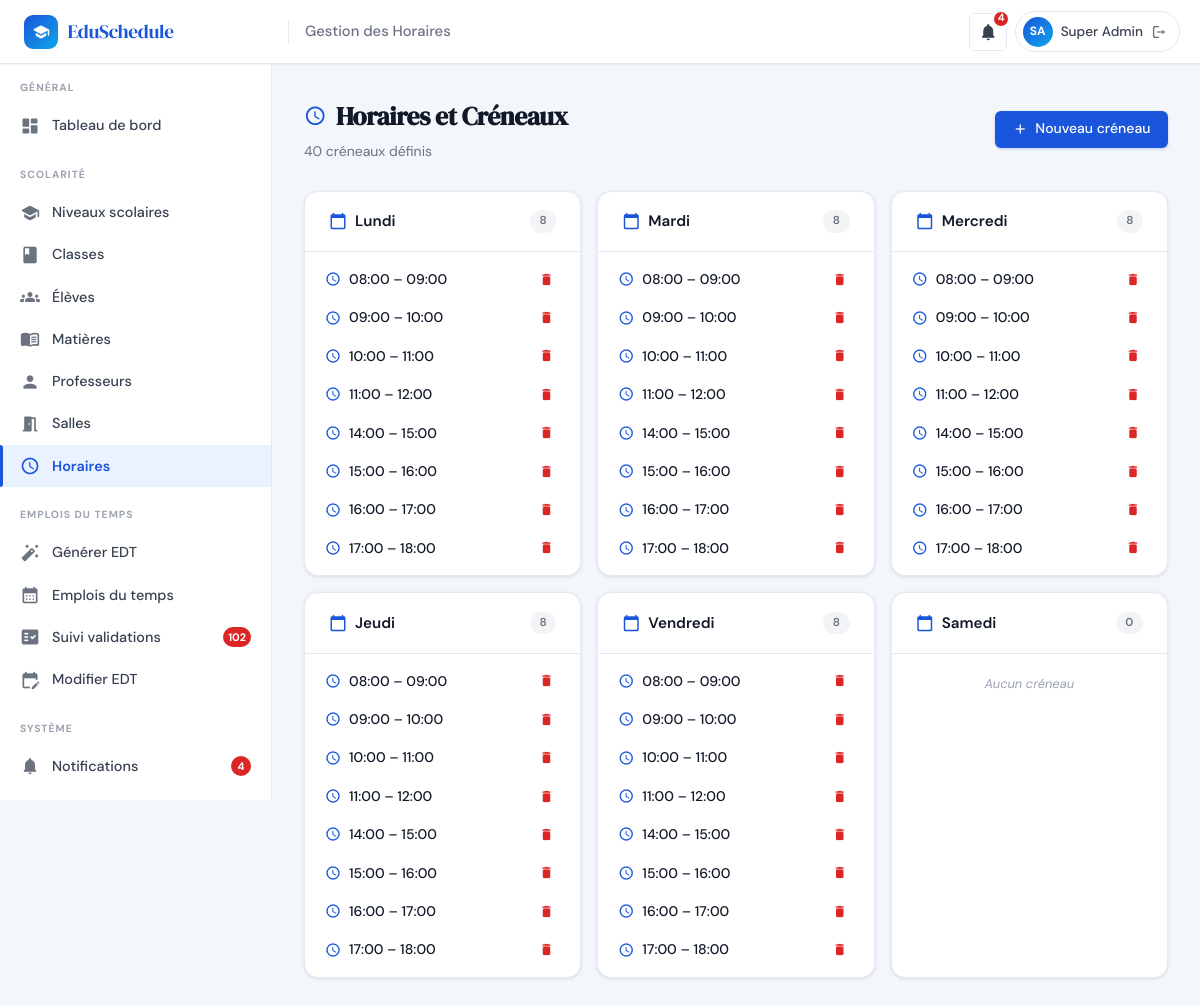
Page /admin/horaires.php (signed in) on the committed database.
### tables this page shows
CREATE TABLE IF NOT EXISTS `utilisateurs` (
  `id`            INT(11)      NOT NULL AUTO_INCREMENT,
  `nom`           VARCHAR(100) NOT NULL,
  `prenom`        VARCHAR(100) NOT NULL,
  `email`         VARCHAR(191) NOT NULL,
  `mot_de_passe`  VARCHAR(255) NOT NULL,
  `role`          ENUM('admin','professeur','eleve') NOT NULL DEFAULT 'eleve',
  `statut`        ENUM('actif','inactif')             NOT NULL DEFAULT 'actif',
  `id_classe`     INT(11)      DEFAULT NULL,
  `date_creation` TIMESTAMP    NOT NULL DEFAULT CURRENT_TIMESTAMP,
  PRIMARY KEY (`id`),
  UNIQUE KEY `uq_email` (`email`),
  KEY `id_classe` (`id_classe`),
  CONSTRAINT `utilisateurs_ibfk_1`
    FOREIGN KEY (`id_classe`) REFERENCES `classes` (`id`) ON DELETE SET NULL
);

CREATE TABLE IF NOT EXISTS `creneaux` (
  `id`          INT(11) NOT NULL AUTO_INCREMENT,
  `jour`        ENUM('Lundi','Mardi','Mercredi','Jeudi','Vendredi','Samedi') NOT NULL,
  `heure_debut` TIME    NOT NULL,
  `heure_fin`   TIME    NOT NULL,
  PRIMARY KEY (`id`),
  UNIQUE KEY `uq_creneau` (`jour`,`heure_debut`,`heure_fin`)
);

### includes/functions.php (called while the page is built, shortened)
<?php
require_once __DIR__ . '/db.php';
function h(string $str): string {
    return htmlspecialchars($str, ENT_QUOTES, 'UTF-8');
}
function countNotificationsNonLues(int $userId): int {
    $stmt = getDB()->prepare('SELECT COUNT(*) FROM notifications WHERE id_utilisateur=? AND est_lu=0');
    $stmt->execute([$userId]);
    return (int)$stmt->fetchColumn();
}
function getCreneaux(): array {
    return getDB()->query("SELECT * FROM creneaux ORDER BY FIELD(jour,'Lundi','Mardi','Mercredi','Jeudi','Vendredi','Samedi'),heure_debut")->fetchAll();
}
function getJoursSemaine(): array {
    return ['Lundi', 'Mardi', 'Mercredi', 'Jeudi', 'Vendredi', 'Samedi'];
}
function formatHeure(string $time): string {
    return substr($time, 0, 5);
}

### includes/auth.php (called while the page is built, shortened)
<?php
function isLoggedIn(): bool {
    return !empty($_SESSION['user_id']);
}
function getCurrentUser(): ?array {
    static $user = null;
    if ($user === null) {
        $stmt = getDB()->prepare('SELECT * FROM utilisateurs WHERE id=? AND statut="actif" LIMIT 1');
        $stmt->execute([$_SESSION['user_id']]);
        $user = $stmt->fetch() ?: null;
    }
    return $user;
}
function getUserInitials(array $user): string {
    return strtoupper(substr($user['prenom'], 0, 1) . substr($user['nom'], 0, 1));
}

### includes/db.php (called while the page is built, shortened)
<?php
function getDB(): PDO {
    static $pdo = null;
    if ($pdo === null) {
        $dsn = 'mysql:host=' . DB_HOST . ';dbname=' . DB_NAME . ';charset=' . DB_CHARSET;
        $options = [
            PDO::ATTR_ERRMODE            => PDO::ERRMODE_EXCEPTION,
            PDO::ATTR_DEFAULT_FETCH_MODE => PDO::FETCH_ASSOC,
            PDO::ATTR_EMULATE_PREPARES   => false,
        ];
        try {
            $pdo = new PDO($dsn, DB_USER, DB_PASS, $options);
        } catch (PDOException $e) {
            http_response_code(500);
            $msg = (getenv('APP_ENV') === 'production')
                ? 'Service temporairement indisponible.'
                : 'Connexion BDD impossible : ' . $e->getMessage();
            die(json_encode(['error' => $msg]));
        }
    }
    return $pdo;
}

### admin/horaires.php (the view, shortened to what this page needs)
<?php
require_once __DIR__ . '/../includes/db.php';
require_once __DIR__ . '/../includes/auth.php';
require_once __DIR__ . '/../includes/functions.php';
$currentUser = getCurrentUser();
$creneaux = getCreneaux();
$jours    = getJoursSemaine();
$parJour = array_fill_keys($jours, []);
foreach ($creneaux as $cr) { $parJour[$cr['jour']][] = $cr; }
$pageTitle = 'Gestion des Horaires'; $activeMenu = 'horaires';
include __DIR__ . '/../includes/header.php';
include __DIR__ . '/../includes/sidebar_admin.php';
?>
<div class="main-content">
  <div class="page-header">
    <div class="page-header-left">
      <h1 class="page-title"><span class="material-icons-round">schedule</span> Horaires et Créneaux</h1>
      <p class="page-subtitle"><?= count($creneaux) ?> créneau<?= count($creneaux)>1?'x':'' ?> défini<?= count($creneaux)>1?'s':'' ?></p>
    </div>
    <button class="btn btn-primary" onclick="openModal('modalAdd')">
      <span class="material-icons-round">add</span> Nouveau créneau
    </button>
  </div>
  <div style="display:grid;grid-template-columns:repeat(auto-fill,minmax(220px,1fr));gap:1rem">
    <?php foreach ($jours as $jour): ?>
    <div class="card">
      <div class="card-header">
        <div class="card-header-title"><span class="material-icons-round">calendar_today</span> <?= $jour ?></div>
        <span class="badge badge-secondary"><?= count($parJour[$jour]) ?></span>
      </div>
      <div class="card-body" style="padding:.5rem">
        <?php if (empty($parJour[$jour])): ?>
        <div style="padding:.75rem;text-align:center;font-size:.8rem;color:var(--text-light);font-style:italic">Aucun créneau</div>
        <?php else: foreach ($parJour[$jour] as $cr): ?>
        <div style="display:flex;align-items:center;justify-content:space-between;padding:.5rem .75rem;border-radius:var(--radius-sm);transition:background var(--transition)" onmouseenter="this.style.background='var(--bg)'" onmouseleave="this.style.background=''">
          <div style="display:flex;align-items:center;gap:.5rem">
            <span class="material-icons-round" style="font-size:16px;color:var(--primary)">schedule</span>
            <span style="font-size:.875rem;font-weight:500"><?= formatHeure($cr['heure_debut']) ?> – <?= formatHeure($cr['heure_fin']) ?></span>
          </div>
          <button class="btn btn-sm btn-ghost" onclick="confirmDelCr(<?= $cr['id'] ?>,'<?= $jour ?> <?= formatHeure($cr['heure_debut']) ?>–<?= formatHeure($cr['heure_fin']) ?>')" style="padding:.2rem .4rem">
            <span class="material-icons-round" style="font-size:15px;color:var(--danger)">delete</span>
          </button>
        </div>
        <?php endforeach; endif; ?>
      </div>
    </div>
    <?php endforeach; ?>
  </div>
</div>
</body></html>

### includes/header.php (shortened to what this page needs)
<?php
require_once __DIR__ . '/functions.php';
require_once __DIR__ . '/auth.php';
$currentUser = getCurrentUser();
$notifCount  = $currentUser ? countNotificationsNonLues($currentUser['id']) : 0;
$pageTitle   = $pageTitle  ?? APP_NAME;
$initials    = $currentUser ? getUserInitials($currentUser) : '?';
$userName    = $currentUser ? ($currentUser['prenom'] . ' ' . $currentUser['nom']) : '';
$notifUrl = match($currentUser['role'] ?? '') {
    'admin'      => APP_URL . '/admin/notifications.php',
    'professeur' => APP_URL . '/professeur/notifications.php',
    default      => '#',
};
?>
<!DOCTYPE html>
<html lang="fr">
<head>
  <link rel="stylesheet" href="<?= APP_URL ?>/assets/css/main.css">
</head>
<body>
<header class="topbar">
  <div class="topbar-brand">
    <div class="topbar-brand-icon"><span class="material-icons-round">school</span></div>
    <?= APP_NAME ?>
  </div>
  <span class="topbar-page-title"><?= h($pageTitle) ?></span>
  <div class="topbar-actions">
    <a href="<?= $notifUrl ?>" class="topbar-icon-btn" title="Notifications">
      <span class="material-icons-round">notifications</span>
      <?php if ($notifCount > 0): ?>
        <span class="notif-badge-count"><?= $notifCount > 9 ? '9+' : $notifCount ?></span>
      <?php endif; ?>
    </a>
    <div class="user-chip" onclick="window.location='<?= APP_URL ?>/logout.php'">
      <div class="user-avatar"><?= h($initials) ?></div>
      <span class="user-name"><?= h($userName) ?></span>
      <span class="material-icons-round" style="font-size:16px;color:var(--text-muted)">logout</span>
    </div>
  </div>
</header>

### rows in the picture
utilisateurs: initials "SA", userName "Super Admin"
creneaux: heure_debut "08:00", heure_fin "09:00"
creneaux: heure_debut "09:00", heure_fin "10:00"
creneaux: heure_debut "10:00", heure_fin "11:00"
creneaux: heure_debut "11:00", heure_fin "12:00"
creneaux: heure_debut "14:00", heure_fin "15:00"
creneaux: heure_debut "15:00", heure_fin "16:00"
creneaux: heure_debut "16:00", heure_fin "17:00"
creneaux: heure_debut "17:00", heure_fin "18:00"
creneaux: heure_debut "08:00", heure_fin "09:00"
creneaux: heure_debut "09:00", heure_fin "10:00"
creneaux: heure_debut "10:00", heure_fin "11:00"
creneaux: heure_debut "11:00", heure_fin "12:00"
creneaux: heure_debut "14:00", heure_fin "15:00"
creneaux: heure_debut "15:00", heure_fin "16:00"
creneaux: heure_debut "16:00", heure_fin "17:00"
creneaux: heure_debut "17:00", heure_fin "18:00"
creneaux: heure_debut "08:00", heure_fin "09:00"
creneaux: heure_debut "09:00", heure_fin "10:00"
creneaux: heure_debut "10:00", heure_fin "11:00"
creneaux: heure_debut "11:00", heure_fin "12:00"
creneaux: heure_debut "14:00", heure_fin "15:00"
creneaux: heure_debut "15:00", heure_fin "16:00"
creneaux: heure_debut "16:00", heure_fin "17:00"
creneaux: heure_debut "17:00", heure_fin "18:00"
creneaux: heure_debut "08:00", heure_fin "09:00"
creneaux: heure_debut "09:00", heure_fin "10:00"
creneaux: heure_debut "10:00", heure_fin "11:00"
creneaux: heure_debut "11:00", heure_fin "12:00"
creneaux: heure_debut "14:00", heure_fin "15:00"
creneaux: heure_debut "15:00", heure_fin "16:00"
creneaux: heure_debut "16:00", heure_fin "17:00"
creneaux: heure_debut "17:00", heure_fin "18:00"
creneaux: heure_debut "08:00", heure_fin "09:00"
creneaux: heure_debut "09:00", heure_fin "10:00"
creneaux: heure_debut "10:00", heure_fin "11:00"
creneaux: heure_debut "11:00", heure_fin "12:00"
creneaux: heure_debut "14:00", heure_fin "15:00"
creneaux: heure_debut "15:00", heure_fin "16:00"
creneaux: heure_debut "16:00", heure_fin "17:00"
creneaux: heure_debut "17:00", heure_fin "18:00"

### other values in the picture
APP_NAME "EduSchedule"
$pageTitle "Gestion des Horaires"
$notifCount "4"
$sectionLabel "GÉNÉRAL"
$label "Tableau de bord"
$sectionLabel "SCOLARITÉ"
$label "Niveaux scolaires"
$label "Classes"
$label "Élèves"
$label "Matières"
$label "Professeurs"
$label "Salles"
$label "Horaires"
$sectionLabel "EMPLOIS DU TEMPS"
$label "Générer EDT"
